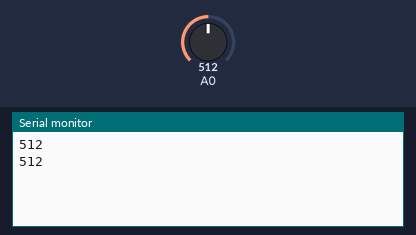
Simulated run of this sketch. Board: Arduino Uno, built with avr-gcc and run on an emulated ATmega328P. Parts: the last lines printed to the serial monitor. The inputs (shaded band) are chosen by the test bench; at power-on: A0 = 512.

Above: at 1.8 s.
1.9 s: A0 set to 716
At 2.4 s:
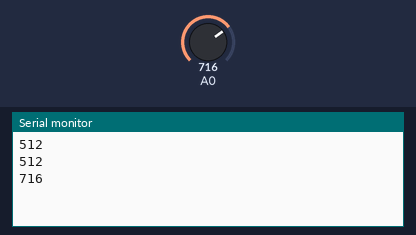
3.4 s: A0 set to 900
At 4.8 s:
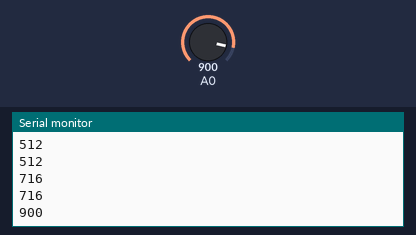
Timing chart, 0 to 6.4 s (numbered marks = the images above; inputs shaded):
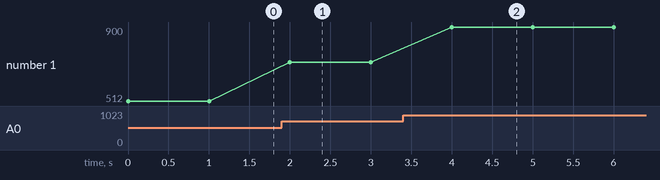

The sketch:

gas_sensor_serial_monitor.ino
```cpp
int gas ;
void setup()
{
  Serial.begin(9600);
  }
  void loop()
  {
    gas= analogRead(A0);
    Serial.println(gas);\
    delay(1000);

    }
```

Measured:
- after the input at 1.9 s, the serial monitor: prints a new line after 0.10 s (image 1)
- after the input at 3.4 s, the serial monitor: prints a new line after 0.60 s (image 2)
- plotted number 1: 512 → 716 after the input at 1.9 s, 716 → 900 after the input at 3.4 s
